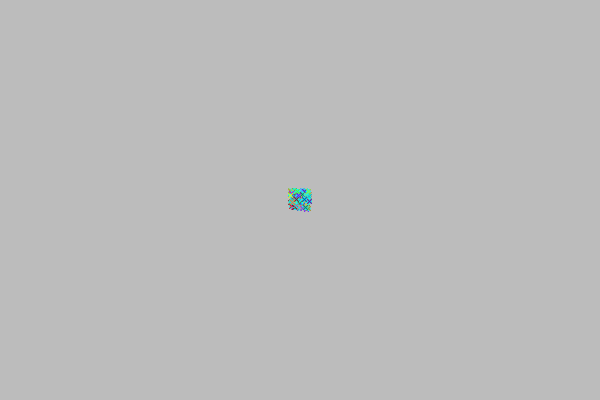
Frame 1 (no input)
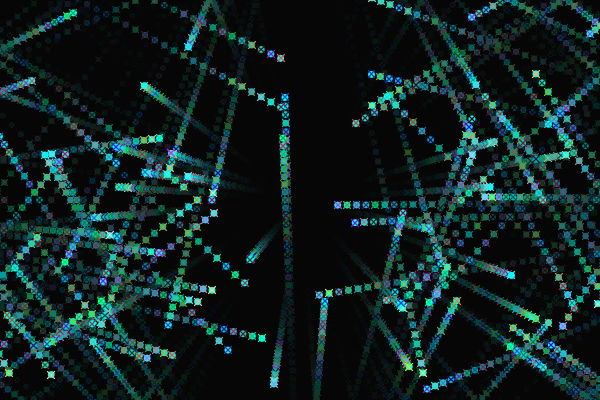
Frame 60 (the mouse pressed at the canvas centre just before this capture)
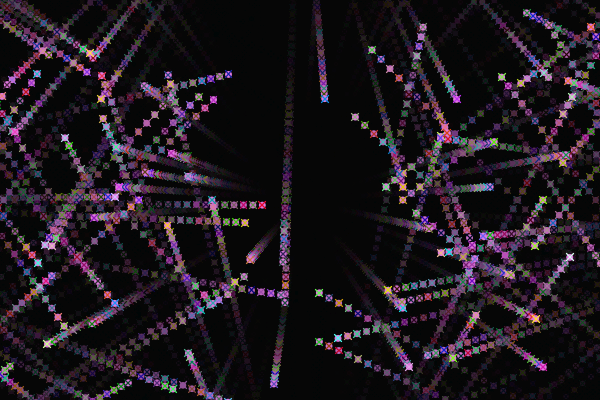
Frame 120 (the mouse held since frame 60 and released just before this capture)

The Processing sketch that drew these frames (run headless with seeded random() and noise(); from frame 60 on, the mouse is pressed at the canvas centre):

// Processing sketch: processing_184045
// ── processing_184045.pde


//VARIABLES
int total = 100;
float [] posicioX = new float[total];
float [] posicioY = new float[total];
float [] vx = new float[total];
float [] vy = new float[total];

float sz;

float gruixLinia;

float color1 = 0;
float color2 = 255;
float color3 = 253;


void setup() {
  size(600, 400);
  

  //posición inicial
  for (int i=0; i<total; i++) {
    posicioX[i] = width/2;
    posicioY[i] = height/2;
    vx[i]= random(-10, 10);
    vy[i]= random(-10, 10);
  }


  sz=4;
  gruixLinia = 1;
}

void draw() {

  fill(0,20);
  noStroke();
  rect(0,0,width,height);

  fill(color1,color2,color3);


  //actualización
  for (int i=0; i<total; i++) {
    posicioX[i] = posicioX[i] + vx[i];
    posicioY[i] = posicioY[i] + vy[i];

    //atoms
    noStroke();
    ellipse(posicioX[i], posicioY[i], sz, sz);

    strokeWeight(gruixLinia);
    stroke(random(255), random(255), random(255));
    line(posicioX[i]-sz/2, posicioY[i]-sz/2, posicioX[i]+sz/2, posicioY[i]+sz/2);
    line(posicioX[i]+sz/2, posicioY[i]-sz/2, posicioX[i]-sz/2, posicioY[i]+sz/2);


    sz = sz + 0.0005;
    gruixLinia = gruixLinia + 0.00005;

    //rebotes
    if ((posicioX[i] > width)||(posicioX[i] < 0)) {
      vx[i] = -vx[i];
    }

    if ((posicioY[i] > height)||(posicioY[i] < 0)) {
      vy[i] = -vy[i];
    }
  }
}

//REINICIAR TODO
void mousePressed() {
  for (int i=0; i<total; i++) {
    posicioX[i] = mouseX;
    posicioY[i] = mouseY;
    sz = 4;
    gruixLinia = 1;
    color1 = random(50,255);
    color2 = random(50,255);
    color3 = random(50,255);
  }
}
